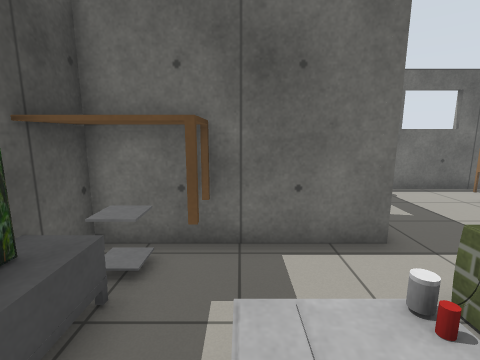
view 1 (above)

16 first-person views from a walk through a world built for the Gazebo simulator. The camera is 1.2 m above the floor, tilts 10° down and sees 85° across. The lines on the ground mark 1 m squares. The floor is counted in squares, 0.5 m on a side. Each view is taken from the middle of a square. On the plan, view 1 faces up. The plan holds only what a view shows up to about 17 squares ahead; the rest is blank. Simple shapes stand in for some stock models. Some surface patterns are stand-ins.

view 2
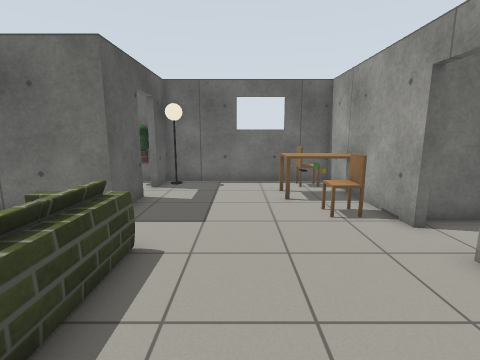

view 3
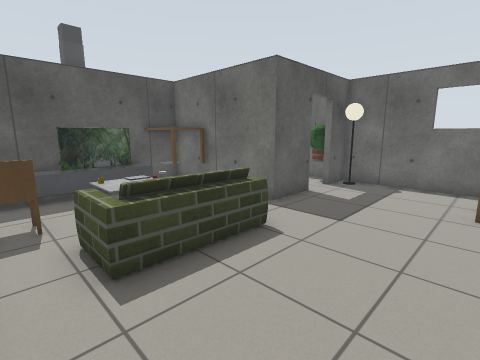

view 4
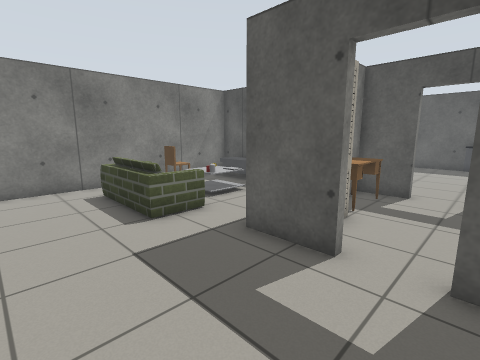

view 5
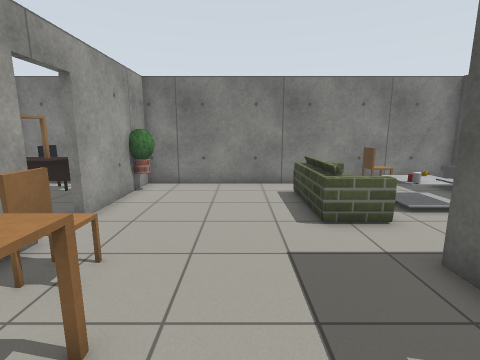

view 6
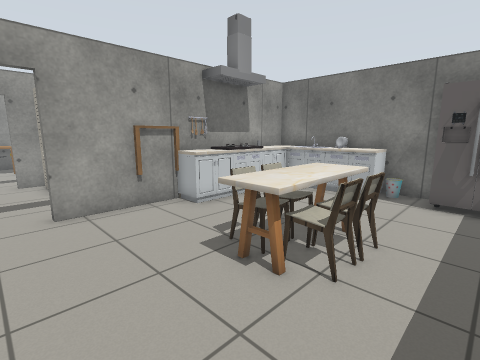

view 7
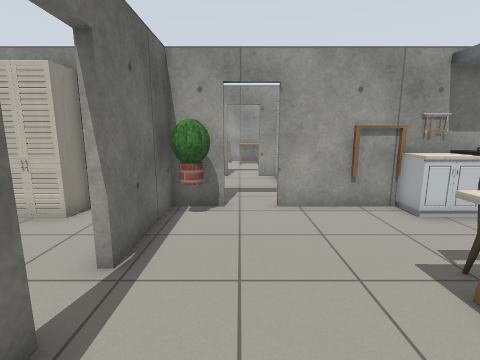

view 8
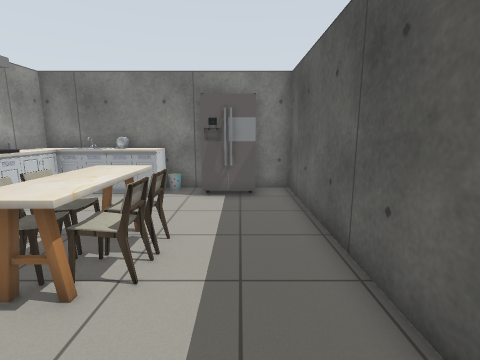

view 9
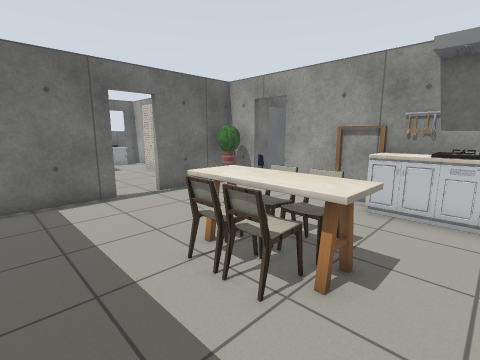

view 10
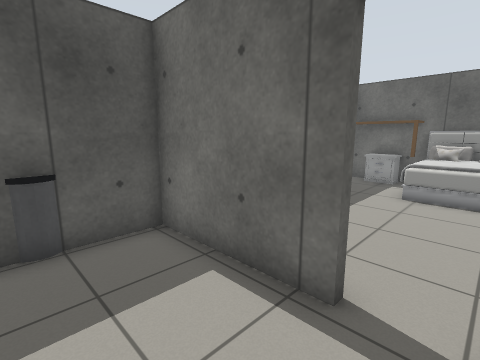

view 11
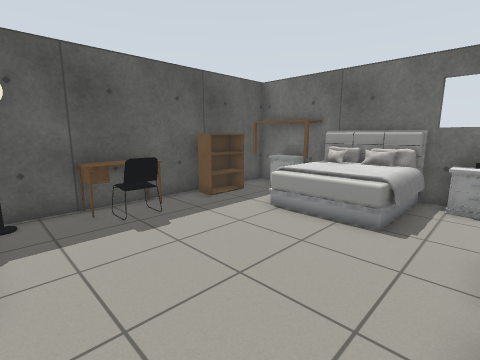

view 12
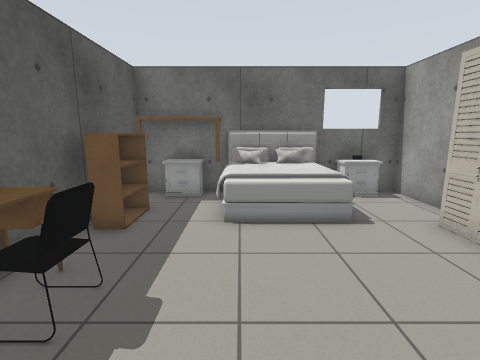

view 13
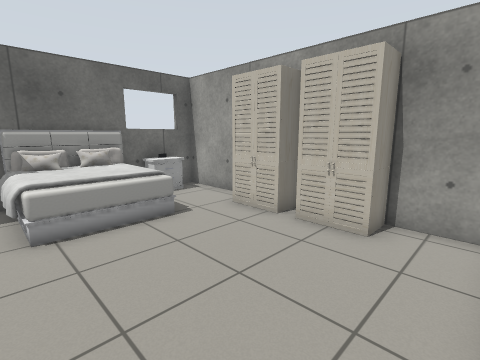

view 14
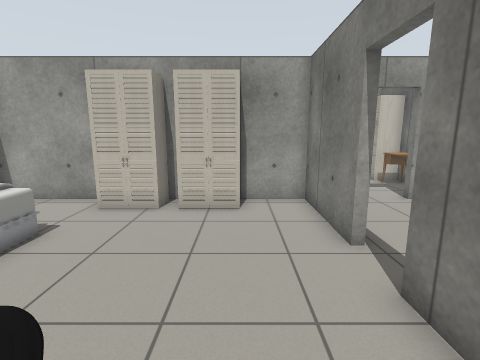

view 15
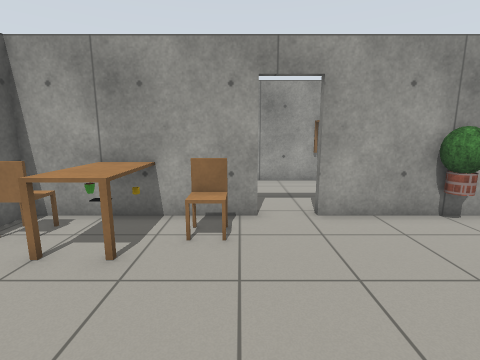

view 16
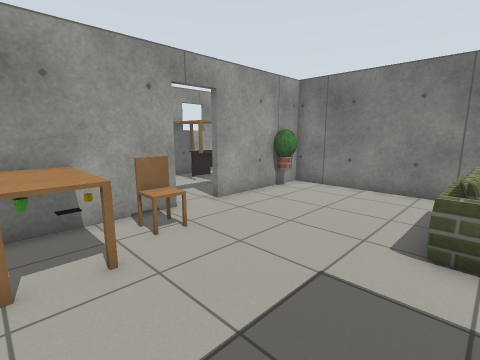

### Floor plan
Points are (right, up) in squares from view 1. A wall is a line through its corners. A room is listed if a view was taken in it or the views show most of it. See-through windows are left out.
Room 1 (views 1, 2, 3, 4, 5, 6, 7, 8, 9, 10, 15, 16)
walls: (-2.4, 5.5) (-3.5, 5.5) (-3.5, 7.7); (3.3, 7.9) (3.3, 5.5) (-0.5, 5.5); (-3.2, -1.4) (-3.2, -2.6) (11.5, -2.6) (11.5, 2.7); (-3.5, 9.5) (-3.5, 11.3) (-7.6, 11.3); (-9.4, 11.3) (-14.2, 11.3) (-14.2, -2.6) (-12.6, -2.6); (-10.4, -2.6) (-3.5, -2.6) (-3.5, -1.4); (11.5, 4.4) (11.5, 11.3) (3.3, 11.3) (3.3, 9.7)
ways out: open door at (-8.5, 11.5) to room 2; open door at (-3, 8.5) to room 3; open door at (3, 8.5) to room 3; open door at (12, 3.5)
objects: fridge (-12, -2) to (-11, -1); chair (-10, 3); chair (-10, 4) to (-10, 5); other object (-9, -2); kitchen table (-9, 3) to (-9, 6); kitchen cabinet (-8, -2); chair (-8, 3); chair (-8, 4) to (-8, 5); other object (-7, -2); kitchen cabinet (-6, -2) to (-4, -1); plant (-5, 10) to (-4, 10); other object (-4, 0) to (-4, 2); kitchen cabinet (-4, 3); table (-4, 4) to (-1, 5); other object (-3, -1) to (-2, 0); TV (-3, 1) to (-2, 2); other object (-3, 2) to (-2, 3); other object (0, 1) to (0, 2); chair (1, -2) to (1, -1); other object (1, 1) to (2, 2); other object (2, 2); sofa (3, 0) to (5, 3); other object (4, 10) to (4, 11); table (9, 8) to (11, 9); chair (10, 6); other object (10, 7); chair (10, 10); plant (11, -1)
Room 2 (views 11, 12, 13, 14)
walls: (-3.5, 16.2) (-3.5, 16.7); (-7.6, 11.6) (-3.5, 11.6) (-3.5, 14.1); (-10.8, 11.6) (-9.4, 11.6); (-14.2, 14.5) (-14.2, 12.4); (-3.5, 19.2) (-3.5, 22.9) (-10.6, 22.9); (-13.4, 22.9) (-14.2, 22.9) (-14.2, 16.4)
ways out: open door at (-8.5, 11.5) to room 1
objects: other object (-14, 12) to (-13, 12); chair (-13, 15) to (-12, 16); bookshelf (-13, 19) to (-13, 20); table (-13, 22) to (-11, 23); bed (-10, 19) to (-7, 22); other object (-6, 22) to (-5, 22); wardrobe (-5, 14) to (-4, 16); wardrobe (-5, 17) to (-4, 18)
Room 3 (no view inside)
walls: (-0.1, 11.3) (-1.2, 11.3); (-0.2, 5.8) (0.6, 5.8); (-3.2, 7.7) (-3.2, 5.8); (3, 6.9) (3, 7.9)
ways out: open door at (-3, 8.5) to room 1; open door at (3, 8.5) to room 1; open door at (0.5, 11)
objects: desk (-2, 6) to (0, 7); other object (-2, 10) to (-2, 11); wardrobe (1, 7) to (2, 7); plant (2, 10) to (2, 11)

Where each view was taken, in squares from view 1:
view 1: 0 up, 0 right, facing up
view 2: 2 down, 7 right, facing up
view 3: 2 down, 9 right, facing up-left
view 4: 10 up, 8 right, facing down-left
view 5: 10 up, 7 right, facing down
view 6: 9 up, 12 left, facing down-right
view 7: 9 up, 12 left, facing right
view 8: 9 up, 12 left, facing down
view 9: 1 up, 13 left, facing up-right
view 10: 8 up, 8 left, facing up-left
view 11: 12 up, 5 left, facing up-left
view 12: 12 up, 10 left, facing up
view 13: 12 up, 11 left, facing up-right
view 14: 14 up, 13 left, facing right
view 15: 5 up, 4 right, facing right
view 16: 9 up, 4 right, facing down-right
